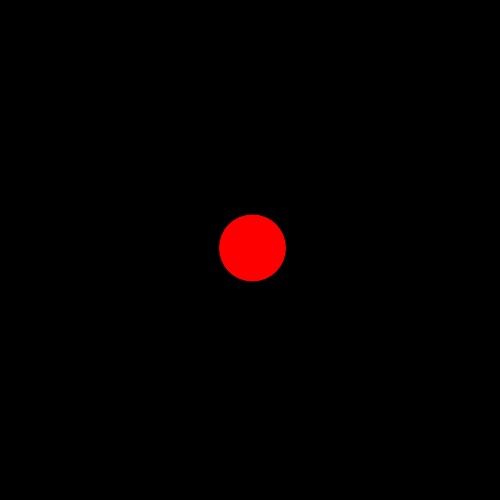
Frame 1 (no input)
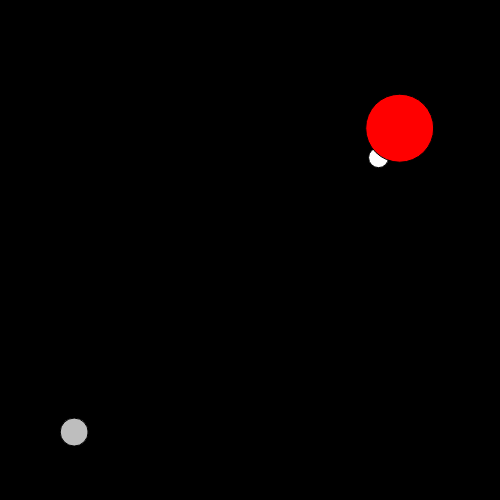
Frame 60 (no input)
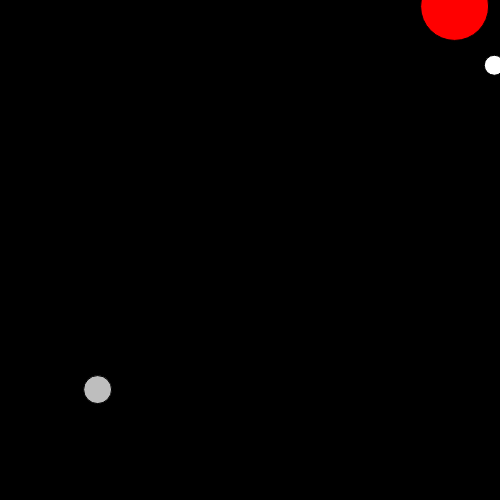
Frame 120 (the mouse pressed at the canvas centre since frame 60)

The p5.js sketch that drew these frames (run headless with seeded random() and noise() and a simulated clock; from frame 60 on, the mouse is pressed at the canvas centre):

// p5.js sketch
// ── sketch.js
// Simple Array Version with vector movement code

//hold down alt and click to have multiple cursors
              //ball1 ball2
let speedXlist = [0.0, 0.0, 0.0];
let speedYlist = [0.0, 0.0, 0.0];
let loXlist = [0.0, 0.0, 0.0];
let loYlist = [0.0, 0.0, 0.0];

function setup() {

    background(0);
    createCanvas(500, 500);

    loXlist[0] = width/2;
    loYlist[0] = height/2;
    loXlist[1] = width/2;
    loYlist[1] = height/2;
    loXlist[2] = width/2;
    loYlist[2] = height/2;

    speedXlist[0] = random(-5,5);
    speedXlist[1] = random(-5,5);
    speedXlist[2] = random(-5,5);
    speedYlist[0] = random(-5,5);
    speedYlist[1] = random(-5,5);
    speedYlist[2] = random(-5,5);

}

function draw() {
    background(0);
    // First one (item 0)
    if ((loXlist[0]< 0)||(loXlist[0] > width)) {
    speedXlist[0] = -speedXlist[0];
    }
    if ((loYlist[0]< 0) || (loYlist[0] > height)) {
        speedYlist[0] = -speedYlist[0];
    }
    // Second one (item 1)
    if ((loXlist[1]< 0)||(loXlist[1] > width)) {
    speedXlist[1] = -speedXlist[1];
    }
    if ((loYlist[1]< 0) || (loYlist[1] > height)) {
    speedYlist[1] = -speedYlist[1];
    }
    // Third one (item 2)
    if ((loXlist[2]< 0)||(loXlist[2] > width)) {
      speedXlist[2] = -speedXlist[2];
      }
      if ((loYlist[2]< 0) || (loYlist[2] > height)) {
      speedYlist[2] = -speedYlist[2];
      }

    // update the position of the ball and print to screen

    loXlist[0] += speedXlist[0];
    loYlist[0] += speedYlist[0];
    fill(255);
    ellipse(loXlist[0], loYlist[0], 20, 20);

    loXlist[1] += speedXlist[1];
    loYlist[1] += speedYlist[1];
    fill(190);
    ellipse(loXlist[1], loYlist[1], 28, 28);

    loXlist[2] += speedXlist[2];
    loYlist[2] += speedYlist[2];
    fill(255, 0, 0);
    ellipse(loXlist[2], loYlist[2], 68, 68);
}
